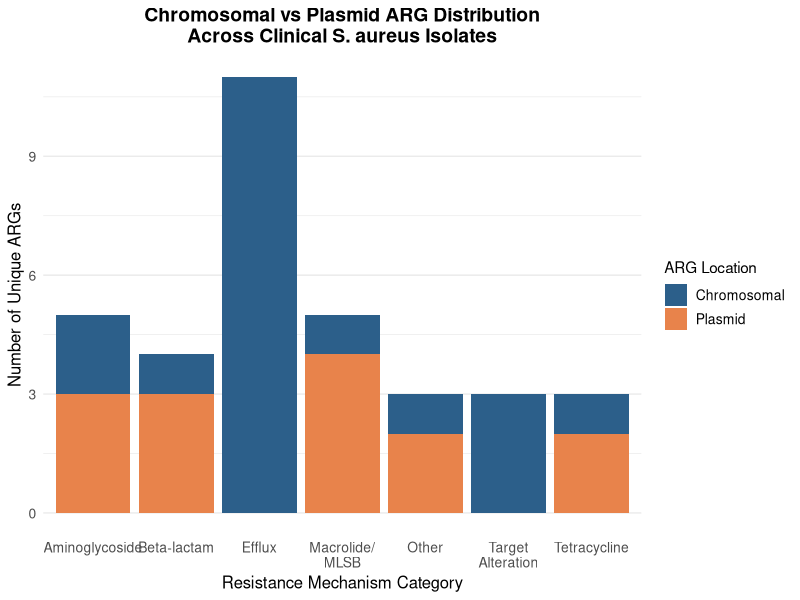
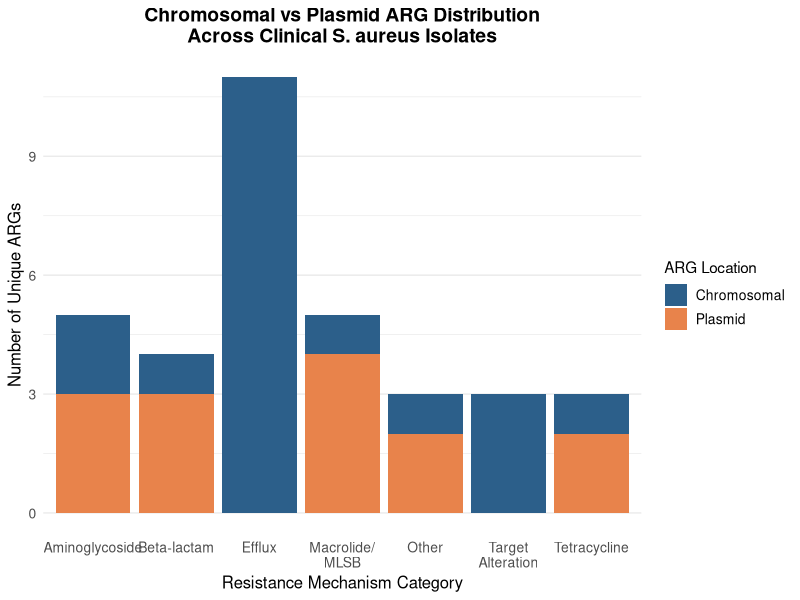

Reproduce these figures in R, in order.
## ---- chunk 1
library(tidyverse)
library(ggplot2)
## ---- chunk 2
data <- data.frame(
  Category = rep(c("Beta-lactam", "Efflux", "Target\nAlteration", 
                   "Macrolide/\nMLSB", "Aminoglycoside", 
                   "Tetracycline", "Other"), each = 2),
  Location = rep(c("Chromosomal","Plasmid"), 7),
  Count = c(1, 3,    
            11, 0,   
            3, 0,    
            1, 4,   
            2, 3,  
            1, 2,    
            1, 2)  
)
## ---- chunk 3
ggplot(data, aes(x = Category, y = Count, fill = Location)) +
  geom_bar(stat = "identity", position = "stack") +
  scale_fill_manual(values = c("Chromosomal" = "#2C5F8A", 
                                "Plasmid" = "#E8834B")) +
  labs(
    title = "Chromosomal vs Plasmid ARG Distribution\nAcross Clinical S. aureus Isolates",
    x = "Resistance Mechanism Category",
    y = "Number of Unique ARGs",
    fill = "ARG Location",
   
  ) +
  theme_minimal() +
  theme(
    plot.title = element_text(size = 14, face = "bold", hjust = 0.5),
    axis.text.x = element_text(size = 10),
    axis.text.y = element_text(size = 10),
    axis.title = element_text(size = 12),
    legend.title = element_text(size = 11),
    legend.text = element_text(size = 10),
    plot.caption = element_text(size = 8, hjust = 0.5),
    panel.grid.major.x = element_blank()
  )
## ---- chunk 4
ggsave(
  filename = "ARG_distribution.tiff",
  plot = last_plot(),
  width = 16,
  height = 10,
  units = "in",
  dpi = 600,
  bg = "white",
  compression = "lzw",
  limitsize = FALSE
)
